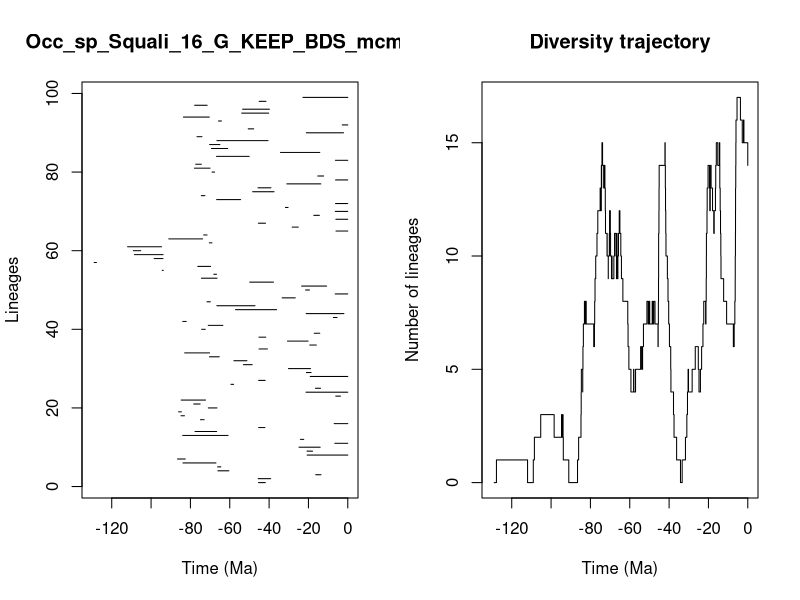

Reproduce this figure in R.


pdf(file='../Results/Species/5_MA_bins_EP_FT/pyrate_mcmc_logs/Occ_sp_Squali_16_G_KEEP_BDS_mcmc_LTT.pdf',width=0.6*20, height=0.6*10)
title = "Occ_sp_Squali_16_G_KEEP_BDS_mcmc"
ts=c(45.378411743999216, 45.54561421715247,16.287537488646276,66.03762227176097,66.14760559613684,83.79801598923895,86.55323175584255,20.641565245886028,20.72978485273402,24.80099916040544,6.576888422414332,24.072610981261544,83.91487507752466,77.65991289004215,45.331509241272364,6.910208930974628,74.88124711305242,84.79508565110454,85.99039522647034,70.91095578847128,78.31555557041116,84.69002975239205,6.115590381799451,21.24615723981181,16.438166021532613,59.40110290986526,45.32042525747779,19.078665418613785,21.02417024154283,30.143945779829927,53.039085713657265,57.89722651132119,70.31586988092207,82.9322491116916,45.110369827614974,19.31637683812765,30.65317884343916,45.16357564668117,17.06274739109299,74.27839575703436,70.93244064569284,83.89579929278074,7.334466188224281,21.12919981229416,57.05814113448265,66.56369821219033,71.55527312072911,33.35556924809181,6.394387587554257,21.436080365093943,23.464130241045716,49.85661812860329,74.43533036457546,68.08132478782214,94.31834941914437,76.24650154019027,128.91832377751686,98.43707607151842,108.4798693472066,109.04133233294347,111.95156766200915,70.3806604014342,90.9971258395389,73.26168130642604,5.99231229101951,28.281580186691336,45.45056571445625,6.052311429231848,17.297952239561116,6.367520636020264,31.685569652840208,6.234569945777331,66.67385279509799,74.44940550695532,48.35690396579934,45.641032022123845,30.9826158361955,6.208173834659445,15.250628664672307,68.99042296971705,77.94547188227514,77.30418375918013,6.274349575502305,66.74694907197753,34.213283634767095,69.2873422553753,70.25220607423591,66.5279274424491,76.66310331954443,21.056032810966165,50.61577762508966,2.809046617297813,65.73776865045026,83.58285669982378,53.92744324640877,53.468696660812036,77.83188561640007,45.05101325677857,22.789696091825252)
te=c(41.90557574018715, 39.175152835096746,13.615941503976542,60.44336613302372,64.54547603978193,67.00831190703876,82.62301668395709,0.0,17.922452320372983,14.032721531432339,0.0,22.383908400273356,60.86036185651398,66.66119541846267,42.11583276261052,0.0,73.03436044008832,83.04267855906909,84.60794195760556,66.51536255609834,75.05689982507181,72.33307100709388,3.7351712475904324,0.0,13.857817426170271,58.062689023577974,41.99140744490465,0.0,18.645286756054404,18.923010876800003,48.59404886809054,51.272339858986626,65.34628359146865,70.26819996000631,40.87580553433895,15.996868621246742,20.196073315043765,41.689530260462604,14.240120435497206,72.43614635842827,63.5000119551283,82.13355722518143,5.460736663065215,1.9588790761366954,36.179125631678964,47.16386487430372,69.86410262216411,26.699839898316647,0.0,19.470589143596687,10.759452505917926,37.76133823991181,66.46389230640098,66.7464604747997,93.78586390796563,69.75202512113667,127.77564205426141,93.94410481057679,93.89831602570919,105.26357829679672,94.69121911388724,69.05146137375978,73.82009340966641,71.52639500672228,0.0,25.15293269076385,41.815266720721496,0.0,14.436877062419741,0.0,30.346896690273624,0.0,54.48138404700335,72.6265154835619,37.484278760392534,39.072443889093435,13.697246097665428,0.0,12.275990798384209,67.72720473019292,70.01074334153809,74.44255312116559,0.0,50.1188097844678,14.225107909243073,61.01365915474287,65.01426389234686,40.55084673925554,74.1327195546989,2.1671530219798107,47.81600125087483,0.0,64.22886987603634,70.38394005353538,40.205041008445505,39.821835877836854,71.474284304483,41.58483879029386,0.0)
div_traj=c(0, 1,0,1,2,3,2,3,2,3,2,1,0,1,2,3,4,5,4,5,6,7,8,7,8,7,6,7,8,9,10,11,12,13,12,13,14,13,14,15,14,13,14,13,12,11,10,11,10,9,10,11,10,11,12,11,12,11,10,9,10,9,10,11,10,9,10,9,10,9,10,11,10,9,10,11,12,11,10,9,8,7,6,5,4,5,4,5,6,5,6,7,8,7,8,7,8,7,8,7,6,7,8,9,10,11,12,13,14,15,14,13,12,11,10,9,8,7,6,5,4,3,2,1,0,1,2,3,4,5,4,5,6,5,4,5,6,7,8,7,8,9,10,11,12,13,14,13,12,13,14,13,12,11,12,13,14,15,14,15,14,13,12,11,10,9,8,7,6,7,8,9,10,11,12,13,14,15,16,17,16,15,16,15,14)
time_events=c(128.91832377751686, 127.77564205426141,111.95156766200915,109.04133233294347,108.4798693472066,105.26357829679672,98.43707607151842,94.69121911388724,94.31834941914437,93.94410481057679,93.89831602570919,93.78586390796563,90.9971258395389,86.55323175584255,85.99039522647034,84.79508565110454,84.69002975239205,84.60794195760556,83.91487507752466,83.89579929278074,83.79801598923895,83.58285669982378,83.04267855906909,82.9322491116916,82.62301668395709,82.13355722518143,78.31555557041116,77.94547188227514,77.83188561640007,77.65991289004215,77.30418375918013,76.66310331954443,76.24650154019027,75.05689982507181,74.88124711305242,74.44940550695532,74.44255312116559,74.43533036457546,74.27839575703436,74.1327195546989,73.82009340966641,73.26168130642604,73.03436044008832,72.6265154835619,72.43614635842827,72.33307100709388,71.55527312072911,71.52639500672228,71.474284304483,70.93244064569284,70.91095578847128,70.38394005353538,70.3806604014342,70.31586988092207,70.26819996000631,70.25220607423591,70.01074334153809,69.86410262216411,69.75202512113667,69.2873422553753,69.05146137375978,68.99042296971705,68.08132478782214,67.72720473019292,67.00831190703876,66.74694907197753,66.7464604747997,66.67385279509799,66.66119541846267,66.56369821219033,66.5279274424491,66.51536255609834,66.46389230640098,66.14760559613684,66.03762227176097,65.73776865045026,65.34628359146865,65.01426389234686,64.54547603978193,64.22886987603634,63.5000119551283,61.01365915474287,60.86036185651398,60.44336613302372,59.40110290986526,58.062689023577974,57.89722651132119,57.05814113448265,54.48138404700335,53.92744324640877,53.468696660812036,53.039085713657265,51.272339858986626,50.61577762508966,50.1188097844678,49.85661812860329,48.59404886809054,48.35690396579934,47.81600125087483,47.16386487430372,45.641032022123845,45.54561421715247,45.45056571445625,45.378411743999216,45.331509241272364,45.32042525747779,45.16357564668117,45.110369827614974,45.05101325677857,42.11583276261052,41.99140744490465,41.90557574018715,41.815266720721496,41.689530260462604,41.58483879029386,40.87580553433895,40.55084673925554,40.205041008445505,39.821835877836854,39.175152835096746,39.072443889093435,37.76133823991181,37.484278760392534,36.179125631678964,34.213283634767095,33.35556924809181,31.685569652840208,30.9826158361955,30.65317884343916,30.346896690273624,30.143945779829927,28.281580186691336,26.699839898316647,25.15293269076385,24.80099916040544,24.072610981261544,23.464130241045716,22.789696091825252,22.383908400273356,21.436080365093943,21.24615723981181,21.12919981229416,21.056032810966165,21.02417024154283,20.72978485273402,20.641565245886028,20.196073315043765,19.470589143596687,19.31637683812765,19.078665418613785,18.923010876800003,18.645286756054404,17.922452320372983,17.297952239561116,17.06274739109299,16.438166021532613,16.287537488646276,15.996868621246742,15.250628664672307,14.436877062419741,14.240120435497206,14.225107909243073,14.032721531432339,13.857817426170271,13.697246097665428,13.615941503976542,12.275990798384209,10.759452505917926,7.334466188224281,6.910208930974628,6.576888422414332,6.394387587554257,6.367520636020264,6.274349575502305,6.234569945777331,6.208173834659445,6.115590381799451,6.052311429231848,5.99231229101951,5.460736663065215,3.7351712475904324,2.809046617297813,2.1671530219798107,1.9588790761366954,0.0)
                par(mfrow=c(1,2))
                L = length(ts)
                plot(ts, 1:L , xlim=c(-max(ts)-1,0), pch=20, type="n", main=title,xlab="Time (Ma)",ylab="Lineages")
                for (i in 1:L){segments(x0=-te[i],y0=i,x1=-ts[i],y1=i)}    
                t = -time_events
                plot(div_traj ~ t,type="s", main = "Diversity trajectory",xlab="Time (Ma)",ylab="Number of lineages",xlim=c(-max(ts)-1,0))
                abline(v=c(65,200,251,367,445),lty=2,col="gray")
                
